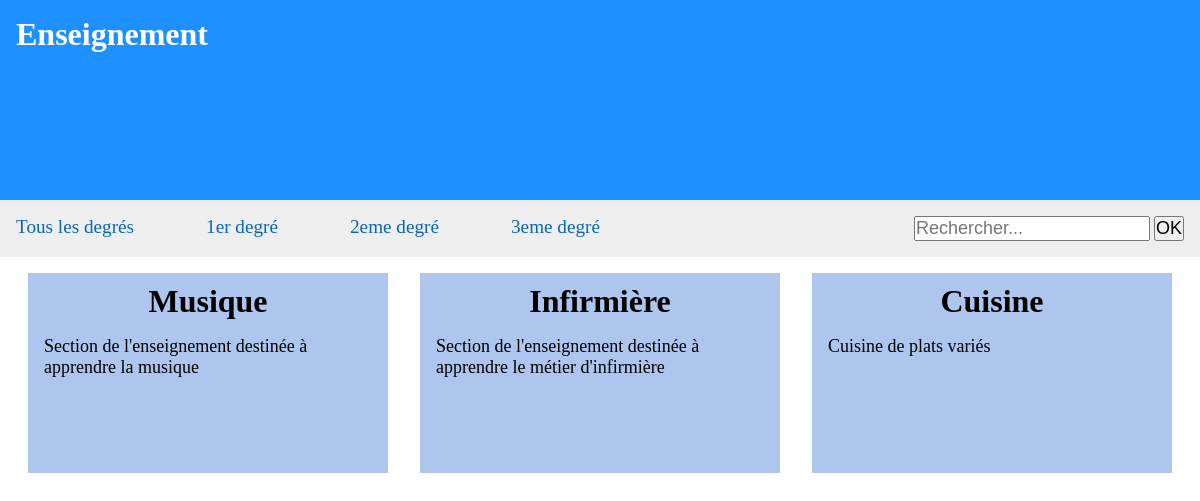
The page /index.php?degree=2 on the database its author committed.
### tables this page shows
CREATE TABLE `categories` (
                              `id` int(11) NOT NULL,
                              `name` varchar(100) DEFAULT NULL,
                              `description` varchar(255) DEFAULT NULL,
                              `site` varchar(100) DEFAULT NULL,
                              `ecole` varchar(255) DEFAULT NULL,
                              `degree` int(2) DEFAULT NULL
);

### index.php (the view, shortened to what this page needs)
<?php
require 'connect_database.php';
?>
<!DOCTYPE html>
<html lang="fr">
<head>
    <link rel="stylesheet" href="style.css">
</head>
<body>
<header>
    <h1>Enseignement</h1>
</header>
<nav>
    <ul>
        <li><a href="index.php?degree=all">Tous les degrés</a></li>
        <li><a href="index.php?degree=1">1er degré</a></li>
        <li><a href="index.php?degree=2">2eme degré</a></li>
        <li><a href="index.php?degree=3">3eme degré</a></li>
    </ul>
    <form action="search.php" method="GET">
        <input type="text" placeholder="Rechercher..." name="search">
        <input type="submit" value="OK">
    </form>
</nav>
<section id="sections">
    <?php
    if (isset($database)) {
        $sql = 'SELECT * FROM categories';
        if (isset($_GET['degree'])) {
            if ($_GET['degree'] == '2') {
                $sql = 'SELECT * FROM categories WHERE degree = 2';
            }
        }
        $query = $database->query($sql);
        while ($data = $query->fetch()) : ?>
            <div class="section_container">
                <h2 class="title"><?= $data['name'] ?></h2>
                <p class="description"><?= $data['description'] ?></p>
            </div>
        <?php endwhile;
    }
    ?>
</section>
</body>
</html>

### style.css (style rules this page uses)
* { margin: 0; padding: 0; box-sizing: border-box; }
header { width: 100%; height: 200px; background: dodgerblue; overflow: hidden; color: white; }
header h1 { margin: 1rem 0 0 1rem }
nav { background: #eee; display: flex; justify-content: space-between; padding: 1rem; }
nav ul { width: 50%; display: flex; list-style: none; justify-content: space-between; }
nav ul li a { color: #0865bf; text-decoration: none; font-size: 1.2rem; }
nav input { font-size: 18px; }
#sections { display: flex; flex-wrap: wrap; justify-content: center; }
#sections .section_container { width: 30%; height: 200px; background: #aec5ee; margin: 1rem; cursor: pointer; }
.section_container .title { text-align: center; margin-top: 10px ; font-size: 32px }
.section_container .description { font-size: 18px; padding: 1rem }

### rows shown on the page
categories: name "Musique", description "Section de l'enseignement destinée à apprendre la musique"
categories: name "Infirmière", description "Section de l'enseignement destinée à apprendre le métier d'infirmière"
categories: name "Cuisine", description "Cuisine de plats variés"
